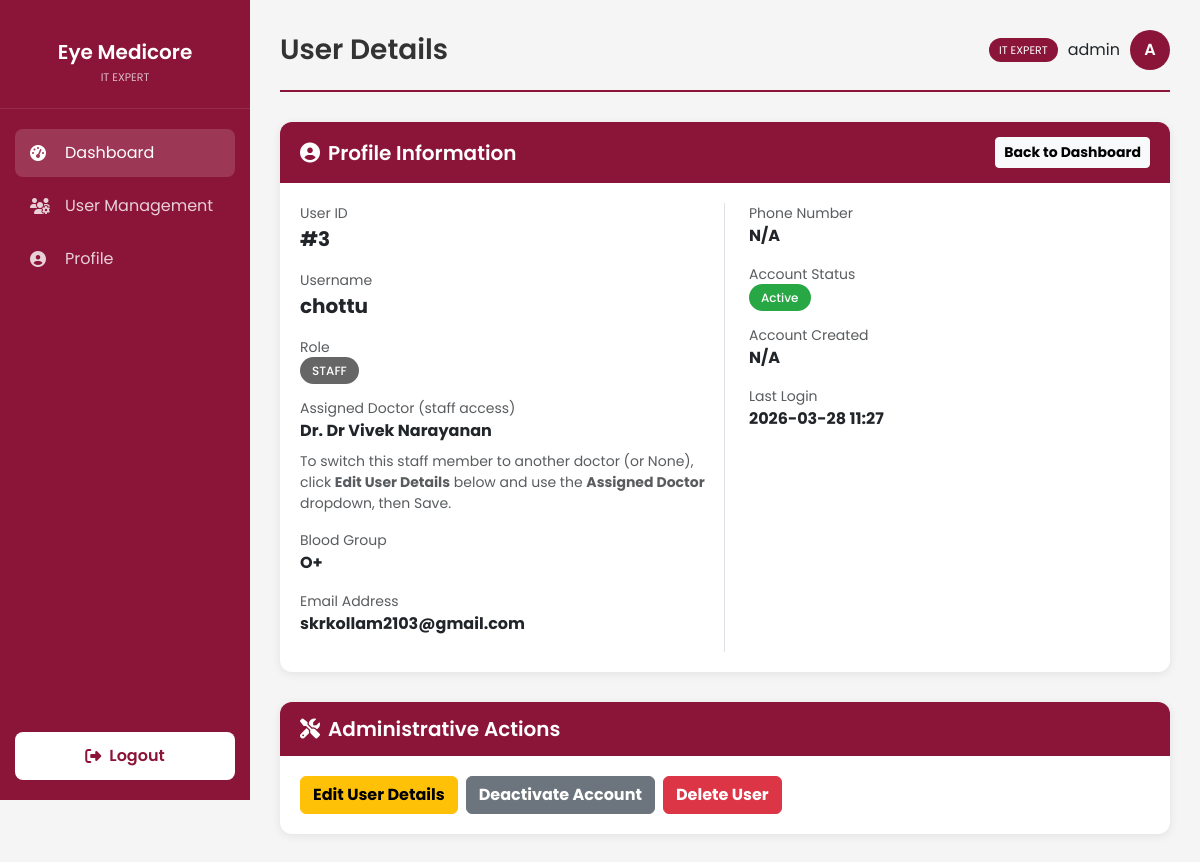
The page /admin/view_user/3 (signed in) on the database as committed earlier.
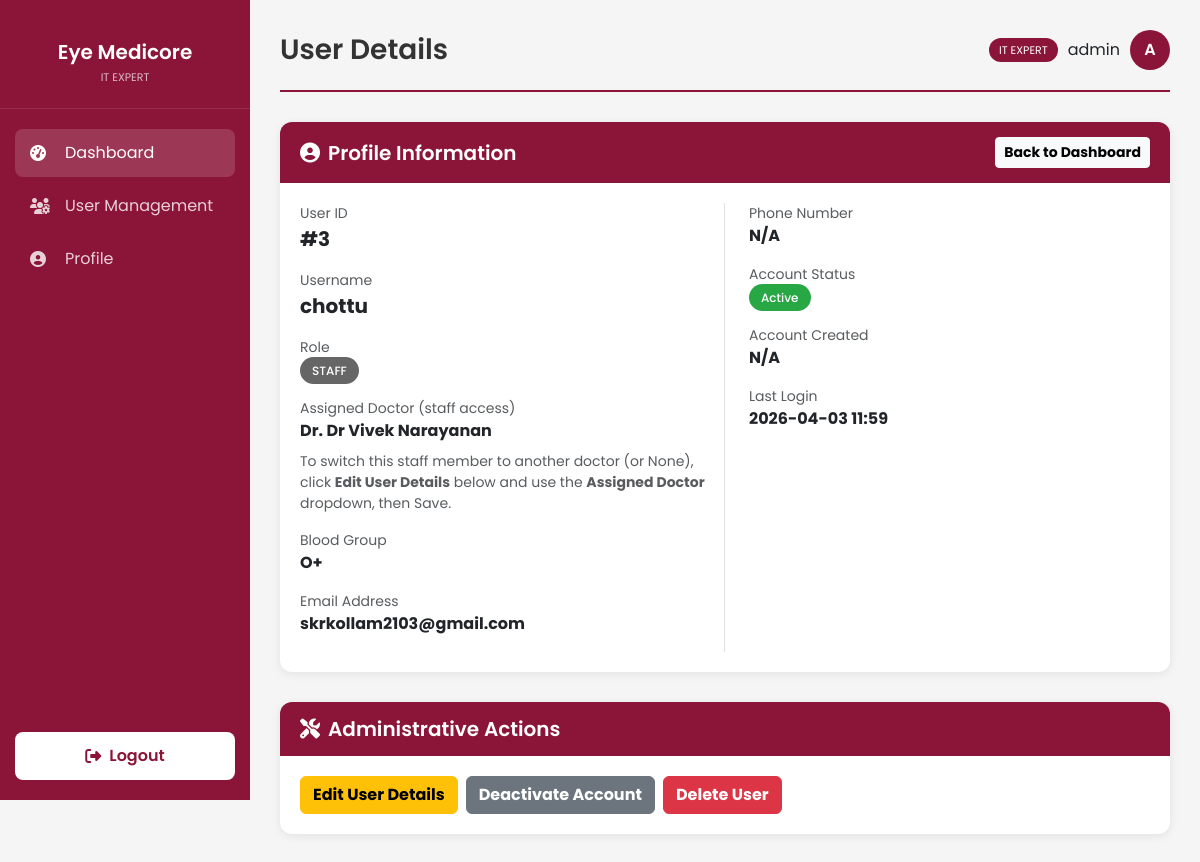
The same page on the database as committed later.
### models.py (models this page shows, shortened)
class User(UserMixin, db.Model):
    id = db.Column(db.Integer, primary_key=True)
    username = db.Column(db.String(100), unique=True, nullable=False)
    password_hash = db.Column(db.String(200), nullable=False)
    role = db.Column(db.String(20), nullable=False, default='staff') # it_expert, doctor, staff
    blood_group = db.Column(db.String(5), nullable=False)
    email = db.Column(db.String(120), unique=True)
    phone_number = db.Column(db.String(20))
    account_status = db.Column(db.String(20), default='Active')
    created_at = db.Column(db.DateTime, default=get_local_time)
    last_login = db.Column(db.DateTime)
    otp_secret = db.Column(db.String(6))
    otp_expiry = db.Column(db.DateTime)
    doctor_id = db.Column(db.Integer, db.ForeignKey('user.id'), nullable=True)
    doctor = db.relationship('User', remote_side=[id], backref='staff_members')

### app.py (the view)
@app.route('/admin/view_user/<int:user_id>')
@login_required
@role_required('it_expert')
def view_user(user_id):
    user = User.query.get_or_404(user_id)
    return render_template('view_user_profile.html', user=user)

### app.py (called while the page is built)
@login_manager.user_loader
def load_user(user_id):
    return User.query.get(int(user_id))

def role_required(role):
    def decorator(f):
        @wraps(f)
        def decorated_function(*args, **kwargs):
            if not current_user.is_authenticated or current_user.role != role:
                flash('You do not have permission to access this page.', 'danger')
                return redirect(url_for('index'))
            return f(*args, **kwargs)
        return decorated_function
    return decorator

### templates/view_user_profile.html (shortened to what the changed rows need)
{% extends "base_dashboard.html" %}
{% block page_title %}User Details{% endblock %}
{% block content %}
<div class="card">
    <div class="card-body">
        <div class="row">
            <div class="col-md-6 border-end">
                <div class="mb-3">
                    <div class="text-muted small">User ID</div>
                    <div class="fw-bold fs-5">#{{ user.id }}</div>
                </div>
                <div class="mb-3">
                    <div class="text-muted small">Username</div>
                    <div class="fw-bold fs-5">{{ user.username }}</div>
                </div>
                <div class="mb-3">
                    <div class="fw-bold">
                        <span
                            class="badge-role badge-{{ 'doctor' if user.role == 'doctor' else 'staff' if user.role == 'staff' else 'admin' }}">
                            {{ user.role|upper }}
                        </span>
                    </div>
                </div>
                <div class="mb-3">
                    <div class="text-muted small">Blood Group</div>
                    <div class="fw-bold">{{ user.blood_group if user.blood_group else 'N/A' }}</div>
                </div>
                <div class="mb-3">
                    <div class="text-muted small">Email Address</div>
                    <div class="fw-bold">{{ user.email if user.email else 'N/A' }}</div>
                </div>
            </div>
            <div class="col-md-6 ps-4">
                <div class="mb-3">
                    <div class="text-muted small">Phone Number</div>
                    <div class="fw-bold">{{ user.phone_number if user.phone_number else 'N/A' }}</div>
                </div>
                <div class="mb-3">
                    <div class="fw-bold">
                        <span
                            class="badge-role badge-{{ 'active' if user.account_status == 'Active' else 'inactive' }}">
                            {{ user.account_status if user.account_status else 'Active' }}
                        </span>
                    </div>
                </div>
                <div class="mb-3">
                    <div class="text-muted small">Account Created</div>
                    <div class="fw-bold">{{ user.created_at.strftime('%Y-%m-%d %H:%M') if user.created_at else 'N/A' }}
                    </div>
                </div>
                <div class="mb-0">
                    <div class="text-muted small">Last Login</div>
                    <div class="fw-bold">{{ user.last_login.strftime('%Y-%m-%d %H:%M') if user.last_login else 'Never'
                        }}</div>
                </div>
            </div>
        </div>
    </div>
</div>
<div class="card mt-4">
    <div class="card-body">
        <div class="d-flex gap-2">
            {% if user.id != current_user.id %}
            <form action="/admin/toggle_status/{{ user.id }}" method="POST" class="d-inline">
                <button type="submit"
                    class="btn btn-{{ 'secondary' if user.account_status == 'Active' else 'success' }} fw-bold">
                    {{ 'Deactivate Account' if user.account_status == 'Active' else 'Activate Account' }}
                </button>
            </form>
            <form action="/admin/delete_user/{{ user.id }}" method="POST" class="d-inline"
                data-confirm="Are you sure you want to delete this user permanently?">
                <button type="submit" class="btn btn-danger fw-bold">Delete User</button>
            </form>
            {% else %}
            <span class="text-muted align-self-center"><i class="fas fa-info-circle me-1"></i>You cannot modify your own
                status.</span>
            {% endif %}
        </div>
    </div>
</div>
{% endblock %}

Rows that differ between the two databases and show on the page:
changed User "chottu": last_login "2026-03-28 11:27" → "2026-04-03 11:59"
